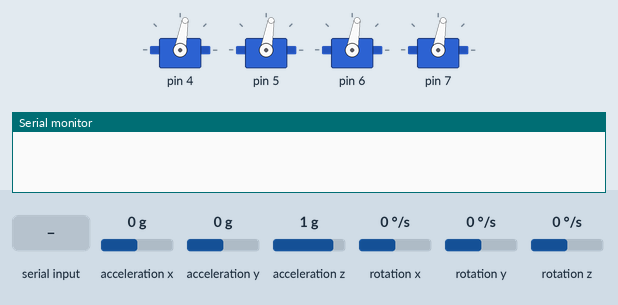
Recording of a sketch running on a simulated Arduino Uno, built with avr-gcc and run on an emulated ATmega328P. Parts: 4 × servo, the last lines printed to the serial monitor. Wiring (inferred from the names in the program): L3G4200D gyroscope at I2C address 0x69. The inputs (shaded band) are chosen by the test bench; at power-on: acceleration x 0 g, acceleration y 0 g, rotation x 0 °/s, rotation y 0 °/s, acceleration z 1 g, rotation z 0 °/s.

Above: at 1.2 s.
1.3 s: "e90\n" received over Serial
At 2.4 s:
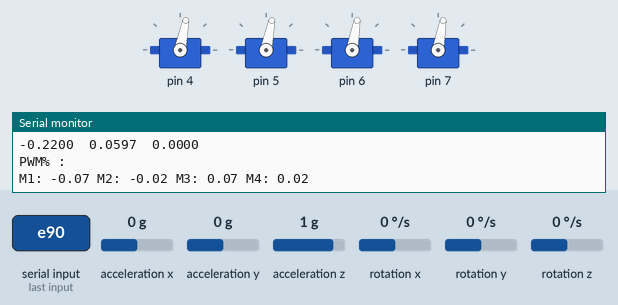
2.8 s: acceleration x set to 0.2 g
At 3.8 s:
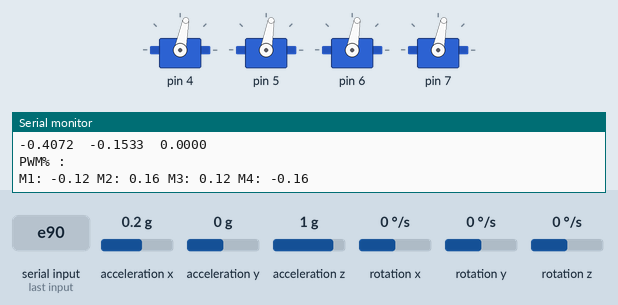
5.8 s: acceleration y set to 0.8 g
At 7.3 s:
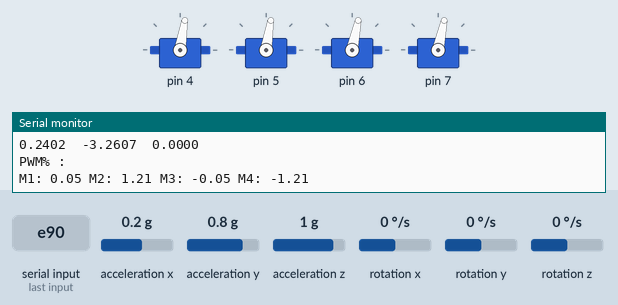
8.8 s: rotation x set to -192 °/s
11.8 s: rotation y set to 100 °/s
14.8 s: byte 88 ('X') received over Serial
At 16.2 s:
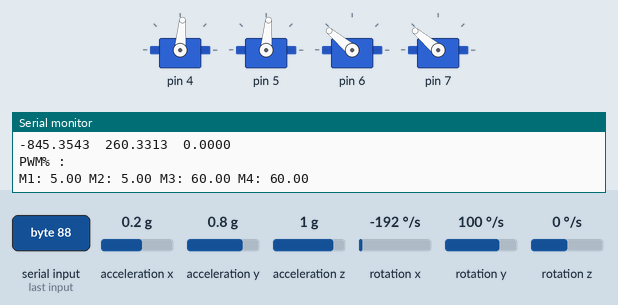
Timing chart, 0 to 17.3 s (numbered marks = the images above; inputs shaded):
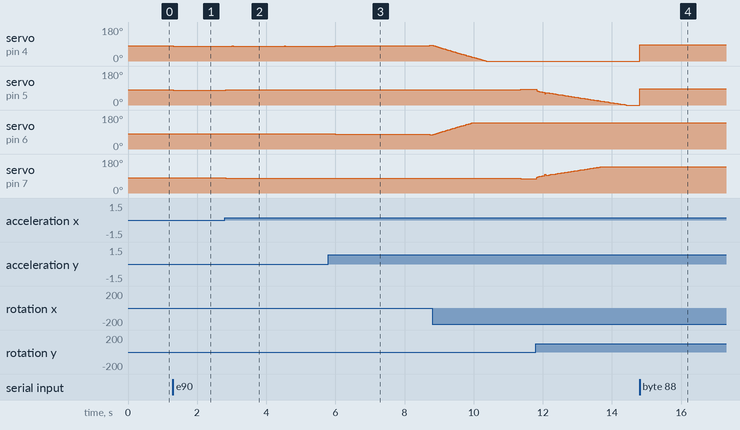

Measured:
- the behaviour switches between 0 and 0.1 g on acceleration x (found by bisection; images 1 and 2)
- after the input at 1.3 s, servo on pin 4, servo on pin 5: 80° → 79° at once
- after the input at 2.8 s, servo on pin 4: alternates 80° for 0.02 s and 79° for 1.5 s, starting after 0.22 s; servo on pin 5: 79° → 80° at once, → 81° 2.6 s later; servo on pin 7: 80° → 79° at once, → 78° 2.6 s later
- after the input at 5.8 s, servo on pin 6: 80° → 79° after 0.19 s, → 78° 0.80 s later, → 77° 0.92 s later, → 76° 1.0 s later
- after the input at 14.8 s, servo on pin 4, servo on pin 5: 0° → 85° at once

The sketch:

quad_4motor.ino
```cpp
#define X_KP_DEFAULT 0.115
#define X_KI_DEFAULT 0.0008
#define X_KD_DEFAULT 0.05
#define Y_KP_DEFAULT 0.115
#define Y_KI_DEFAULT 0.0008
#define Y_KD_DEFAULT 0.06
#define MODE_KP 0
#define MODE_KI 1
#define MODE_KD 2

#include <Servo.h>
#include <Wire.h>
#include <ADXL345.h>
#include <L3G4200D.h>
#include <PID_v1.h>

ADXL345 adxl;
L3G4200D gyro;

float data_timer;
float timer;
float timer_interval;
float timer_old;

float looping_timer;

Servo quad[4];
double pwm[4];
double base[4];
char in;
int condition;//1:stop,2:up,3:down,4:stable,5:active physical controller
int physical_enable;
float base_get_from_BT;

int x, y, z;

double X, Y, Z;

double theta_x, theta_y, theta_z;

double x_kp, x_ki, x_kd;
double y_kp, y_ki, y_kd;
int tuning_mode;

double sum_err_x_theta, sum_err_y_theta, sum_err_z_theta;//use in I-control
double angular_v_x,angular_v_y;

double setpoint_x,setpoint_y;

double pid_out_x,pid_out_y;

PID pid_x(&theta_x, &pid_out_x, &setpoint_x, 0.3, 0, 0, DIRECT);
PID pid_y(&theta_y, &pid_out_y, &setpoint_y, 0.3, 0.03, 0.09, DIRECT);//0.3 0.03 0.07


void setup() {

  looping_timer = millis();
  theta_x = 0;
  theta_y = 0;
  theta_z = 0;
  sum_err_x_theta = 0;
  sum_err_y_theta = 0;
  sum_err_z_theta = 0;
  x_kp = X_KP_DEFAULT;
  x_ki = X_KI_DEFAULT;
  x_kd = X_KD_DEFAULT;
  y_kp = Y_KP_DEFAULT;
  y_ki = Y_KI_DEFAULT;
  y_kd = Y_KD_DEFAULT;

  condition = 1;
  physical_enable = 0;
  base_get_from_BT = 0;
  for (int i = 0; i < 4; i++) {
    pwm[i] = 0;
    base[i] = 0;
  }

  quad[0].attach(4); //attach on 4 5 6 7
  quad[1].attach(5); //attach on 4 5 6 7
  quad[2].attach(6); //attach on 4 5 6 7
  quad[3].attach(7); //attach on 4 5 6 7

  adxl.setAxisOffset(-1, -1, 0);
  //adxl.set_bw(B00001100);
  Serial.begin(9600);
  Wire.begin();
  gyro.writeReg(0x20, 0x5F);
  gyro.writeReg(0x23, 0x90);
  timer_old = millis();

  adxl.powerOn();
  adxl.readAccel(&x, &y, &z);
  X = x * 0.00383;
  Y = y * 0.00384;
  Z = z * 0.00388;
  theta_x = (atan(Y / Z) * (57.29));
  theta_y = (atan(X / Z) * (-57.29));
  theta_z = 0 ;

  /*
  old_theta_x = theta_x;
  old_theta_y = theta_y;
  old_theta_z = theta_z;
*/
  data_timer = millis();

  setpoint_x=0;
  setpoint_y=0;

  pid_x.SetMode(AUTOMATIC);
  pid_x.SetOutputLimits(-100,100);
  pid_x.SetSampleTime(20);

  pid_y.SetMode(AUTOMATIC);
  pid_y.SetOutputLimits(-100,100);
  pid_y.SetSampleTime(20);


}

void loop() {

	if ( physical_enable == 0 && Serial.available() > 0) {
		in = Serial.read();
		switch (in) {
		  case 'a'://stop
			condition = 1;
			Serial.println("~~STOP~~");
			break;
		  case 'b'://up
			condition = 2;
			Serial.println("~~UP~~");
			break;
		  case 'c'://down
			condition = 3;
			Serial.println("~~DOWN~~");
			break;
		  case 'd'://stable
			condition = 4;
			Serial.println("~~STABLE~~");
			break;
		  case 'e'://active the physical controller
			physical_enable = 1;
			condition = 5;
			Serial.println("~~Turn to The physical controller~~");
			break;
		  case 'p':
			condition = 1;
			tuning_mode = MODE_KP;
			Serial.print("change tuning_mode KP");
			break;
		  case 'i':
			condition = 1;
			tuning_mode = MODE_KI;
			Serial.print("change tuning_mode KI");
			break;
		  case 'o':
			condition = 1;
			tuning_mode = MODE_KD;
			Serial.print("change tuning_mode KD");
			break;
		  case 'x':
			condition = 1;
			if (tuning_mode == MODE_KP) {
				x_kp = x_kp * 0.95;
				//Serial.print("DEC x_kp = ");
				Serial.println(x_kp,6);
			}
			else if (tuning_mode == MODE_KI) {
				x_ki = x_ki * 0.95;
				//Serial.print("DEC x_ki = ");
				Serial.println(x_ki,6);
			}
			else if (tuning_mode == MODE_KD) {
				x_kd = x_kd * 0.95;
				//Serial.print("DEC x_kd = ");
				Serial.println(x_kd,6);
			}
			break;
		  case 'y':
			condition = 1;
			if (tuning_mode == MODE_KP) {
				y_kp = y_kp * 0.95;
				//Serial.print("DEC y_kp = ");
				Serial.println(y_kp, 6);
			}
			else if (tuning_mode == MODE_KI) {
				y_ki = y_ki * 0.95;
				//Serial.print("DEC y_ki = ");
				Serial.println(y_ki, 6);
			}
			else if (tuning_mode == MODE_KD) {
				y_kd = y_kd * 0.95;
				//Serial.print("DEC y_kd = ");
				Serial.println(y_kd, 6);
			}
			break;
		  case 'X':
			condition = 1;
			if (tuning_mode == MODE_KP) {
				x_kp = x_kp * 1.05;
				//Serial.print("INC x_kp = ");
				Serial.println(x_kp,6);
			}
			else if (tuning_mode == MODE_KI) {
				x_ki = x_ki * 1.05;
				//Serial.print("INC x_ki = ");
				Serial.println(x_ki,6);
			}
			else if (tuning_mode == MODE_KD) {
				x_kd = x_kd * 1.05;
				//Serial.print("INC x_kd = ");
				Serial.println(x_kd,6);
			}
			break;
		  case 'Y':
			condition = 1;
			if (tuning_mode == MODE_KP) {
				y_kp = y_kp * 1.05;
				//Serial.print("INC y_kp = ");
				Serial.println(y_kp, 6);
			}
			else if (tuning_mode == MODE_KI) {
				y_ki = y_ki * 1.05;
				//Serial.print("INC y_ki = ");
				Serial.println(y_ki, 6);
			}
			else if (tuning_mode == MODE_KD) {
				y_kd = y_kd * 1.05;
				//Serial.print("INC y_kd = ");
				Serial.println(y_kd, 6);
			}
			break;
		}
	}

  if (physical_enable == 1 && Serial.available() >= 4) { //get the value,the data in the serial buffer ,there should be more than 4-bytes or it will get a wrong value
    /*get the value send by the physical controller and the set it as the base*/
    /*parse float*/
    /*the final character will be an alphabet to force output*/
    base_get_from_BT = Serial.parseFloat();
  }

  timer = millis();
  timer_interval = timer - timer_old;
  timer_old = timer;
  gyro.read();

  adxl.readAccel(&x, &y, &z);
  X = x * 0.00383;
  Y = y * 0.00384;
  Z = z * 0.00388;

  /*old_theta_x = theta_x;
  old_theta_y = theta_y;
  old_theta_z = theta_z;
*/

  angular_v_x=(gyro.g.x  - 9.018621) * 0.0179;
  angular_v_y=(gyro.g.y  + 2.5052198) * 0.0175;

  theta_x = (theta_x + (gyro.g.x  - 9.018621) * 0.0179 * (timer_interval / 1000)) * 0.9996 + (atan(Y / Z) * (57.29)) * 0.0004;
  theta_y = (theta_y + (gyro.g.y  + 2.5052198) * 0.0175 * (timer_interval / 1000)) * 0.9996 + (atan(X / Z) * (-57.29)) * 0.0004;
  //theta_z = (theta_z + (gyro.g.z - 46.255112) * 0.01802 * (timer_interval / 1000));
  //theta_x = (theta_x + (gyro.g.x  - 9.018621) * 0.0179 * (timer_interval / 1000)) ;
  //theta_y = (theta_y + (gyro.g.y  + 2.5052198) * 0.0175 * (timer_interval / 1000));


  feedback_start(condition);
  if (physical_enable == 1 && base_get_from_BT > 0.1) {
	  if (condition != 1) {
		pid_x.Compute();
		pid_y.Compute();
		error_correct( -pid_out_x , pid_out_y, pid_out_x,-pid_out_y );
	  }
  }
  else {
	  if (condition != 1) {
		pid_x.Compute();
		pid_y.Compute();
		error_correct(-pid_out_x,pid_out_y,pid_out_x,-pid_out_y );
	  }
  }


  //condition=4;
  if (millis() - data_timer > 1500) {
    data_timer = millis();
    /*Serial.print(atan(Y / Z) * (57.29));
    Serial.print("  ");
    Serial.println(atan(X / Z) * (-57.29)); */
/*
    Serial.print((float)gyro.g.x);
    Serial.print("  ");
    Serial.print((float)gyro.g.y);
    Serial.print("  ");
    Serial.println((float)gyro.g.z);*/

    Serial.print(theta_x, 4);
    Serial.print("  ");
    Serial.print(theta_y, 4);
    Serial.print("  ");
    Serial.println(theta_z, 4);

    /*Serial.print("X= ");
    Serial.print(X, 4);
    Serial.print("       ");
    //Serial.print("Y= ");
    Serial.print(Y, 4);
    Serial.print("       ");
    //Serial.print("Z= ");
    Serial.print(Z, 4);
    Serial.println("  ");*/

    /*  Serial.println("Time : ");
      Serial.print(time2-time1);
    */
    /*  Serial.print("Condition : ");
      Serial.println(condition);
    */

    Serial.println("PWM% : ");
    Serial.print("M1: ");
    Serial.print(pwm[0]);
    Serial.print(" M2: ");
    Serial.print(pwm[1]);
    Serial.print(" M3: ");
    Serial.print(pwm[2]);
    Serial.print(" M4: ");
    Serial.println(pwm[3]);

    // Serial.println(millis()-looping_timer);
  }
  looping_timer = millis();
  //delay(300);
}

void feedback_start(int mode) { //this function will change the pwm width by feedback control
  switch (mode) {
    case 1:
      speed_setting(0, 0, 0, 0);
      for (int i = 0; i < 4; i++) {
        base[i] = 0;
      }
      break;

    case 2:
      for (int i = 0; i < 4; i++) {
        base[i] = base[i] + 5;
      }
      for (int i = 0; i < 4; i++) {
        if (base[i] < 5 && condition != 1) {
          base[i] = 5;
        }

        if (base[i] >= 60) {
          base[i] = 60;
        }
      }
      //find_sum_p();
      condition = 4;
      break;

    case 3:
      for (int i = 0; i < 4; i++) {
        base[i] = base[i] - 2;
      }
      for (int i = 0; i < 4; i++) {
        if (base[i] < 5 && condition != 1) {
          base[i] = 5;
        }

        if (base[i] >= 60) {
          base[i] = 60;
        }
      }
      //find_sum_p();
      condition = 4;
      break;

    case 4:
      //find_sum_p();

      /*CAUTION!!!!! The part that is commented is still in developing,do not uncomment the  belowing code.*/


      break;

    case 5://in case 5 it should do the same thing in case4,that is "control the height"(How?)

      for (int i = 0; i < 4; i++) {
        base[i] = base_get_from_BT;
      }

      for (int i = 0; i < 4; i++) {
        if (base[i] >= 60) {
          base[i] = 60;
        }
      }
      if(base_get_from_BT==0){
        speed_setting(0,0,0,0);
      }

      //find_sum_p();
      condition=5;
      break;
  }
}


void error_correct(double m1, double m2, double m3, double m4) {
  //Serial.println(m2, 6);
  speed_setting(base[0] + m1, base[1] + m2, base[2] + m3, base[3] + m4);
}

void speed_setting() {//set the speed
  for (int i = 0; i < 4; i++) {
    if (pwm[i] < 5 &&( (physical_enable==0 && condition != 1) || (physical_enable==1 && base_get_from_BT>0.1))) { //(physical_enable==0 && condition != 1) || (physical_enable==1 && base_get_from_BT>0.1)
      pwm[i] = 5;
    }

    if (pwm[i] >= 60) {
      pwm[i] = 60;
    }
  }

  for (int i = 0; i < 4; i++) {
    quad[i].write(pwm[i] + 80);
  }
}

void speed_setting(double a, double b, double c, double d) {
  pwm[0] = a;
  pwm[1] = b;
  pwm[2] = c;
  pwm[3] = d;
  speed_setting();
}
```
